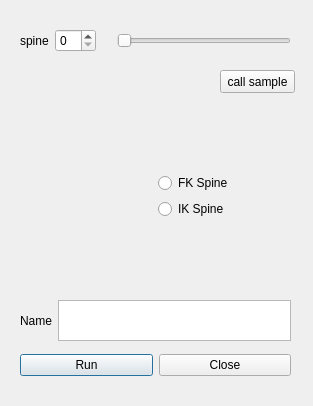
<?xml version="1.0" encoding="UTF-8"?>
<ui version="4.0">
 <class>spine_dialog</class>
 <widget class="QDialog" name="spine_dialog">
  <property name="geometry">
   <rect>
    <x>0</x>
    <y>0</y>
    <width>313</width>
    <height>406</height>
   </rect>
  </property>
  <property name="windowTitle">
   <string>Dialog</string>
  </property>
  <widget class="QWidget" name="spine_widget" native="true">
   <property name="geometry">
    <rect>
     <x>10</x>
     <y>10</y>
     <width>291</width>
     <height>411</height>
    </rect>
   </property>
   <property name="sizePolicy">
    <sizepolicy hsizetype="Fixed" vsizetype="Fixed">
     <horstretch>0</horstretch>
     <verstretch>0</verstretch>
    </sizepolicy>
   </property>
   <property name="minimumSize">
    <size>
     <width>291</width>
     <height>411</height>
    </size>
   </property>
   <property name="maximumSize">
    <size>
     <width>291</width>
     <height>411</height>
    </size>
   </property>
   <widget class="QWidget" name="horizontalLayoutWidget">
    <property name="geometry">
     <rect>
      <x>10</x>
      <y>10</y>
      <width>271</width>
      <height>41</height>
     </rect>
    </property>
    <layout class="QHBoxLayout" name="spine_num_layout">
     <item>
      <widget class="QLabel" name="spine_label">
       <property name="text">
        <string>spine</string>
       </property>
      </widget>
     </item>
     <item>
      <widget class="QSpinBox" name="spine_int"/>
     </item>
     <item>
      <spacer name="spine_num_spacer">
       <property name="orientation">
        <enum>Qt::Horizontal</enum>
       </property>
       <property name="sizeType">
        <enum>QSizePolicy::Fixed</enum>
       </property>
       <property name="sizeHint" stdset="0">
        <size>
         <width>15</width>
         <height>0</height>
        </size>
       </property>
      </spacer>
     </item>
     <item>
      <widget class="QSlider" name="spine_int_slider">
       <property name="sizePolicy">
        <sizepolicy hsizetype="Expanding" vsizetype="Minimum">
         <horstretch>0</horstretch>
         <verstretch>0</verstretch>
        </sizepolicy>
       </property>
       <property name="orientation">
        <enum>Qt::Horizontal</enum>
       </property>
      </widget>
     </item>
    </layout>
   </widget>
   <widget class="QWidget" name="horizontalLayoutWidget_2">
    <property name="geometry">
     <rect>
      <x>10</x>
      <y>90</y>
      <width>271</width>
      <height>191</height>
     </rect>
    </property>
    <layout class="QHBoxLayout" name="spine_opt_ho_layout">
     <item>
      <widget class="QLabel" name="img_field">
       <property name="sizePolicy">
        <sizepolicy hsizetype="Fixed" vsizetype="Fixed">
         <horstretch>0</horstretch>
         <verstretch>2</verstretch>
        </sizepolicy>
       </property>
       <property name="maximumSize">
        <size>
         <width>132</width>
         <height>189</height>
        </size>
       </property>
       <property name="text">
        <string/>
       </property>
       <property name="pixmap">
        <pixmap>images/bell.png</pixmap>
       </property>
       <property name="scaledContents">
        <bool>true</bool>
       </property>
      </widget>
     </item>
     <item>
      <layout class="QVBoxLayout" name="spine_opt_ver_layout">
       <item>
        <spacer name="spine_opt_spacer_up">
         <property name="orientation">
          <enum>Qt::Vertical</enum>
         </property>
         <property name="sizeHint" stdset="0">
          <size>
           <width>20</width>
           <height>40</height>
          </size>
         </property>
        </spacer>
       </item>
       <item>
        <widget class="QRadioButton" name="FK_spine_opt">
         <property name="text">
          <string>FK Spine</string>
         </property>
        </widget>
       </item>
       <item>
        <widget class="QRadioButton" name="IK_spine_opt">
         <property name="text">
          <string>IK Spine</string>
         </property>
        </widget>
       </item>
       <item>
        <spacer name="spine_opt_spacer_down">
         <property name="orientation">
          <enum>Qt::Vertical</enum>
         </property>
         <property name="sizeHint" stdset="0">
          <size>
           <width>20</width>
           <height>40</height>
          </size>
         </property>
        </spacer>
       </item>
      </layout>
     </item>
    </layout>
   </widget>
   <widget class="QWidget" name="horizontalLayoutWidget_3">
    <property name="geometry">
     <rect>
      <x>10</x>
      <y>290</y>
      <width>271</width>
      <height>41</height>
     </rect>
    </property>
    <layout class="QHBoxLayout" name="name_layout">
     <item>
      <widget class="QLabel" name="name_label">
       <property name="text">
        <string>Name</string>
       </property>
      </widget>
     </item>
     <item>
      <widget class="QTextEdit" name="name_field"/>
     </item>
    </layout>
   </widget>
   <widget class="QWidget" name="horizontalLayoutWidget_4">
    <property name="geometry">
     <rect>
      <x>10</x>
      <y>330</y>
      <width>271</width>
      <height>51</height>
     </rect>
    </property>
    <layout class="QHBoxLayout" name="button_layout">
     <item>
      <widget class="QPushButton" name="run_btn">
       <property name="text">
        <string>Run</string>
       </property>
      </widget>
     </item>
     <item>
      <widget class="QPushButton" name="close_btn">
       <property name="text">
        <string>Close</string>
       </property>
      </widget>
     </item>
    </layout>
   </widget>
   <widget class="QPushButton" name="sample_btn">
    <property name="geometry">
     <rect>
      <x>210</x>
      <y>60</y>
      <width>75</width>
      <height>23</height>
     </rect>
    </property>
    <property name="text">
     <string>call sample</string>
    </property>
   </widget>
  </widget>
 </widget>
 <resources/>
 <connections/>
</ui>
